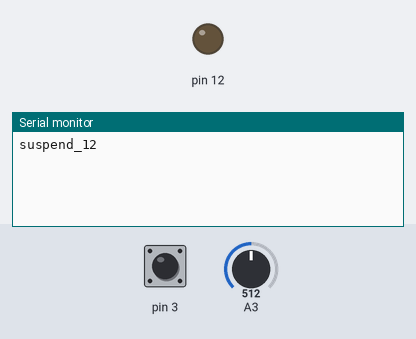
Simulated run of this sketch. Board: Arduino Uno, built with avr-gcc and run on an emulated ATmega328P. On the bench: output pins drawn as LEDs (lit = HIGH), the last lines printed to the serial monitor. Inputs (shaded band) come from the test bench; at power-on: A3 = 512, pin 3 HIGH. Pins used as bus, display or sensor lines are not drawn.

Above: at 1.2 s.
1.3 s: A3 set to 810
At 2.7 s:
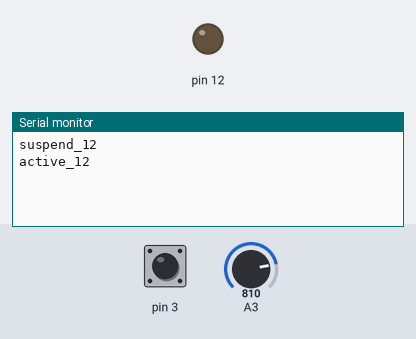
At 3.8 s:
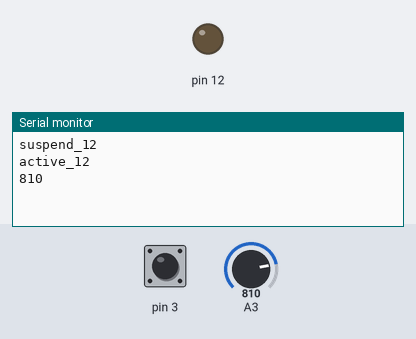

Measured:
- after the input at 1.3 s, the serial monitor: prints a new line at once (image 1)

The sketch:

arduinocode1.ino
```cpp
#include <Arduino_FreeRTOS.h>
//Manejador de las tareas
TaskHandle_t xTaskReadBrightness = NULL,
  xTaskReadBuffer = NULL,
  xTaskWriteBrightness = NULL,
  xTaskBlink12 = NULL,
  xTaskBlink11 = NULL;

//Variable que guarda la intensidad
int brightness = 0, buffer = 1;
//Avisa si la intensidad es mayor a 800
boolean isMaxBrightness = false, is12Active = false,
  //Avisa si se esta leyendo la intensidad de la luz
  isReaderActive = true;

//codigo para tarea que lee la intensidad de los leds
void readBrightness(){
  for ( ;; ) {
    //Revisa si hay datos en el buffer, solo se envian ordenes para activar (1) o desactivar (0) la tarea
    if(Serial.available() > 0){
      buffer = Serial.readStringUntil('\n').toInt();
      if (buffer == 0) {
        stopReading();
      }
    }

    //La lectura es seccion critica
    taskENTER_CRITICAL();
    brightness = analogRead(A3);
    taskEXIT_CRITICAL();

    isMaxBrightness = brightness > 800;

    //Si el brillo supera 800, activa la alarma, si no la estuviese
    if(isMaxBrightness && !is12Active){
      Serial.println( "active_12" );
      is12Active = true;
      vTaskResume(xTaskBlink12);
    }
  }
  vTaskDelete(NULL);
}


//codigo para leer el buffer y activar tarea
void readBuffer () {
  for ( ;; ){
    //Revisa si hay datos en el buffer, solo se envian ordenes para activar (1) o desactivar (0) la tarea
    if(Serial.available() > 0){
      buffer = Serial.readStringUntil('\n').toInt();
      if(buffer == 1){
        continueReading();
      }
    }
  }
  vTaskDelete(NULL);
}

//codigo para tarea que escribe la intensidad de los leds
void writeBrightness(){
  //Calcula 3 segundos en tiks
  float time = 3000 / portTICK_PERIOD_MS;

  for ( ;; ) {
    //Espera 3 segundos para escribir
    vTaskDelay(time);

    //La escritura es seccion critica
    taskENTER_CRITICAL();
    Serial.println( brightness );
    taskEXIT_CRITICAL();
  }
  vTaskDelete(NULL);
}

//Metodo para hacer parpadear un led
void blink (void * pvParameters) {
  //Obtengo el id del led a controlar
  int id = *(int*)pvParameters;
  //Boleano para no calcular al momento de comparaciones
  boolean is12 = (id == 12);

  //Tendra el tiempo que demora en parpadear el led
  float time;


  //Espera 1 seg para el led 11 y 0.5 seg para el led 12
  if(id == 11){
    time = pdMS_TO_TICKS( 1000 );
  } else {
    time = pdMS_TO_TICKS( 500 );
  }

  for ( ;; ) {
    //Si el brillo no supera 800, avisa a la aplicacion y suspende la tarea
    if(is12 && !isMaxBrightness){
      is12Active = false;
      Serial.println( "suspend_12" );
      vTaskSuspend(xTaskBlink12);
    }

    //Hace parpadear el led
    digitalWrite(id, HIGH);
    // vTaskDelay(1);
    digitalWrite(id, LOW);
    vTaskDelay(time);
  }
  vTaskDelete(NULL);
}

//Método que termina la lectura de la luminosidad
void stopReading () {
  vTaskResume(xTaskReadBuffer);
  vTaskSuspend(xTaskBlink11);
  vTaskSuspend(xTaskBlink12);
  vTaskSuspend(xTaskWriteBrightness);
  vTaskSuspend(xTaskReadBrightness);
}

//Método que inicia la lectura de la luminosidad
void continueReading () {
  vTaskResume(xTaskBlink11);
  vTaskResume(xTaskWriteBrightness);
  vTaskResume(xTaskReadBrightness);
  vTaskSuspend(xTaskReadBuffer);
}

//Metodo que termina o comienza la lectura de intensidad
void interrupt() {
  if (isReaderActive){
    isReaderActive = false;
    stopReading();
  } else {
    isReaderActive = true;
    continueReading();
  }
}

void setup() {
  static int id11 = 11, id12 = 12;

  Serial.begin(9600, SERIAL_8N1);

  //Pin para captar el brillo
  pinMode(A3, INPUT);

  //Pines que parpadearan
  pinMode(11, OUTPUT);
  pinMode(12, OUTPUT);

  //Pulsador
  pinMode(3, INPUT);

  //Agrega evento de interrupción
  attachInterrupt(digitalPinToInterrupt(3), interrupt, FALLING);
  // attachInterrupt(digitalPinToInterrupt(3), interrupt, RISING);

  //Crea la tarea que lee la intensidad del brillo
  xTaskCreate(readBrightness, "lectorIntensidad", 128, NULL, 0, &xTaskReadBrightness);
  //Crea la tarea que espera los mensajes desde la aplicacion para activar lectura
  xTaskCreate(readBuffer, "lectorBuffer", 128, NULL, 0, &xTaskReadBuffer);

  //Crea la tarea que escribe la intensidad del brillo
  xTaskCreate(writeBrightness, "escritorIntensidad", 128, NULL, 1, &xTaskWriteBrightness);

  //Crea la tarea que hace parpadear el led 11
  xTaskCreate(blink, "parpadear11", 128, &id11, 2, &xTaskBlink11);
  //Crea la tarea que hace parpadear el led 12
  xTaskCreate(blink, "parpadear12", 128, &id12, 2, &xTaskBlink12);
}

void loop() {}
```
